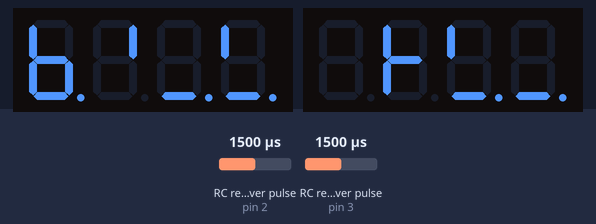
The sketch below on a simulated Arduino Uno, built with avr-gcc and run on an emulated ATmega328P. On the bench: 2 × 4-digit seven-segment display. Wiring (inferred from the names in the program): 2 × RC receiver channel: data pin 2 / data pin 3; HT16K33 LED driver at I2C address 0x70; HT16K33 LED driver at I2C address 0x71. The test bench sets the inputs (shaded band); at power-on: RC receiver pulse (sensors on pin 2, pin 3) 1500 µs. Random numbers use the default seed unless the sketch sets one; what the sketch prints to the serial monitor is not drawn.

Above: at 1.2 s.
1.3 s: RC receiver pulse (sensor on pin 2) set to 1020 µs
At 1.34 s:
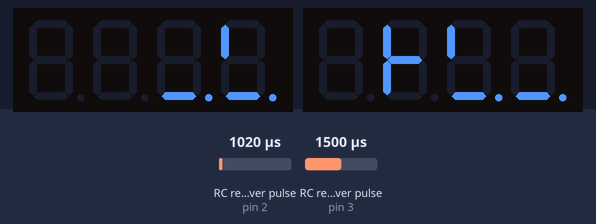
At 1.89 s:
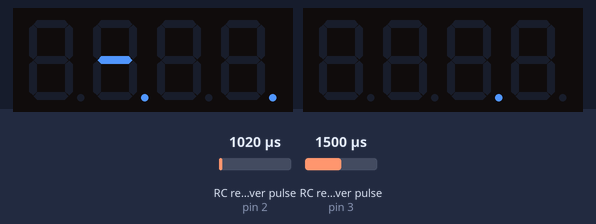
3.5 s: RC receiver pulse (sensor on pin 2) set to 1750 µs
At 3.5 s:
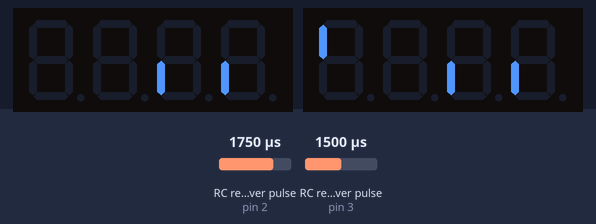
Timing chart, 0 to 3.6 s (numbered marks = the images above; inputs shaded):
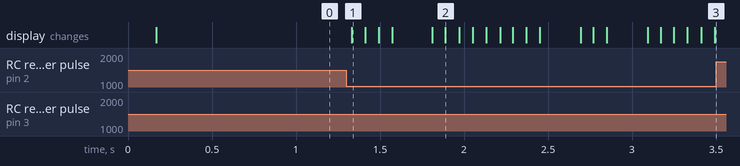

The sketch:

RobotEyes.ino
```cpp
// (licence header left out)
#include "config.h"
#include "RobotBrain.h"

RobotBrain brain = RobotBrain();

void setup() {
  #ifdef DEBUG
  Serial.begin(115200);
  #endif

  brain.init(LEFT_EYE_ADDR, RIGHT_EYE_ADDR);
}

void loop() {
  #if DEBUG
  unsigned long t = millis();
  #endif
  brain.run();
  #if DEBUG
  t = millis() - t;
  Serial.print("Brain run: ");
  Serial.print(t);
  Serial.println(" ms");
  #endif
}
```

RcController.cpp
```cpp
// (licence header left out)
#include "RcController.h"

#if MODE == MODE_RC

#ifdef THREE_STATE_CHANNEL
volatile unsigned long ts_timer_start;
volatile int ts_last_interrupt_time;
volatile int ts_pulse_time;
void tsProcessSignal()
{
    //record the interrupt time so that we can tell if the receiver has a signal from the transmitter
    ts_last_interrupt_time = micros();
    //if the pin has gone HIGH, record the microseconds since the Arduino started up
    if(digitalRead(THREE_STATE_CHANNEL) == HIGH)
    {
        ts_timer_start = micros();
    }
    //otherwise, the pin has gone LOW
    else
    {
        //only worry about this if the timer has actually started
        if(ts_timer_start != 0)
        {
            //record the pulse time
            ts_pulse_time = ((volatile int)micros() - ts_timer_start);
            //restart the timer
            ts_timer_start = 0;
        }
    }
}
#endif

#ifdef MOVE_1_CHANNEL
volatile unsigned long mv1_timer_start;
volatile int mv1_last_interrupt_time;
volatile int mv1_pulse_time;
void mv1ProcessSignal()
{
    //record the interrupt time so that we can tell if the receiver has a signal from the transmitter
    mv1_last_interrupt_time = micros();
    //if the pin has gone HIGH, record the microseconds since the Arduino started up
    if(digitalRead(MOVE_1_CHANNEL) == HIGH)
    {
        mv1_timer_start = micros();
    }
    //otherwise, the pin has gone LOW
    else
    {
        //only worry about this if the timer has actually started
        if(mv1_timer_start != 0)
        {
            //record the pulse time
            mv1_pulse_time = ((volatile int)micros() - mv1_timer_start);
            //restart the timer
            mv1_timer_start = 0;
        }
    }
}
#endif

#ifdef MOVE_2_CHANNEL
volatile unsigned long mv2_timer_start;
volatile int mv2_last_interrupt_time;
volatile int mv2_pulse_time;
void mv2ProcessSignal()
{
    //record the interrupt time so that we can tell if the receiver has a signal from the transmitter
    mv2_last_interrupt_time = micros();
    //if the pin has gone HIGH, record the microseconds since the Arduino started up
    if(digitalRead(MOVE_2_CHANNEL) == HIGH)
    {
        mv2_timer_start = micros();
    }
    //otherwise, the pin has gone LOW
    else
    {
        //only worry about this if the timer has actually started
        if(mv2_timer_start != 0)
        {
            //record the pulse time
            mv2_pulse_time = ((volatile int)micros() - mv2_timer_start);
            //restart the timer
            mv2_timer_start = 0;
        }
    }
}
#endif

void RcController::init() {
    m_last_controls = 0;
#ifdef THREE_STATE_CHANNEL
  Serial.println("Configuration du TS");
  attachInterrupt(digitalPinToInterrupt(THREE_STATE_CHANNEL), tsProcessSignal, CHANGE);
#endif
#ifdef MOVE_1_CHANNEL
  Serial.println("Configuration du Move1");
  attachInterrupt(digitalPinToInterrupt(MOVE_1_CHANNEL), mv1ProcessSignal, CHANGE);
#endif
#ifdef MOVE_2_CHANNEL
  Serial.println("Configuration du Move2");
  attachInterrupt(digitalPinToInterrupt(MOVE_2_CHANNEL), mv2ProcessSignal, CHANGE);
#endif
}
void RcController::run() {

}
unsigned long RcController::getControls() {
    unsigned long controls = CTRL_NONE;
    int pulse;

#ifdef THREE_STATE_CHANNEL
    #if DEBUG
    Serial.print("TS pulse: "); Serial.println(ts_pulse_time);
    #endif
    pulse = ts_pulse_time;
    if(pulse <= THREE_STATE_CHANNEL_LIMIT_WIN) {
        controls |= CTRL_WIN;
    } else if(pulse >= THREE_STATE_CHANNEL_LIMIT_LOST) {
        controls |= CTRL_LOST;
    } else {
        // Si les contrôles précédents étaient WIN ou LOST on émet une action de rédémarrage
        if(m_last_controls & (CTRL_WIN | CTRL_LOST)) {
            controls |= CTRL_START;
        }
    }
#endif

#if MOVE_MODE == MOVE_MODE_WHEELS
    int lMove = 0, rMove = 0;
    // Move1: Roue gauche
    #ifdef MOVE_1_CHANNEL
    #if DEBUG
    //Serial.print("MV1 pulse: "); Serial.println(mv1_pulse_time);
    #endif
    lMove = mv1_pulse_time - MOVE_1_CENTER;
    #endif
    // Move2: Roue droite
    #ifdef MOVE_2_CHANNEL
    #if DEBUG
    //Serial.print("MV2 pulse: "); Serial.println(mv2_pulse_time);
    #endif
    rMove = mv2_pulse_time - MOVE_2_CENTER;
    #endif

    // Si les deux roues avancent, alors on avance
    if(lMove > MOVE_1_LIMITS && rMove > MOVE_2_LIMITS) {
        controls |= CTRL_FORWARD;
    }
    // Si les deux roues reculent, alors on recule
    else if(lMove < MOVE_1_LIMITS && rMove < MOVE_2_LIMITS) {
        controls |= CTRL_BACKWARD;
    }

    // Si la roue gauche avance plus vite que la roue droite
    // ou que la roue droite recule plus vite que la roue gauche
    // => alors on tourne a droite
    if( (lMove - rMove > MOVE_1_LIMITS) || (rMove - lMove < MOVE_2_LIMITS) ) {
        controls |= CTRL_RIGHT;
    }
    // Si la roue droite avance plus vite que la roue gauche
    // ou que la roue gauche recule plus vite que la roue droite
    // => alors on tourne a gauche
    else if( (rMove - lMove > MOVE_2_LIMITS) || (lMove - rMove < MOVE_1_LIMITS) ) {
        controls |= CTRL_LEFT;
    }

#elif MOVE_MODE == MOVE_MODE_DIRECTION
    #if DEBUG
    //Serial.print("MV1 pulse: "); Serial.println(mv1_pulse_time);
    #endif
    // Move1: Avant/Arrière
    #ifdef MOVE_1_CHANNEL
    pulse = mv1_pulse_time;
    if( mv1_pulse_time < MOVE_1_CENTER - MOVE_1_LIMITS ) {
        controls |= CTRL_FORWARD;
    } else if( mv1_pulse_time > MOVE_1_CENTER + MOVE_1_LIMITS ) {
        controls |= CTRL_BACKWARD;
    }
    #endif
    // Move2: Gauche/Droite
    #ifdef MOVE_2_CHANNEL
    pulse = mv2_pulse_time;
    if( mv2_pulse_time < MOVE_2_CENTER - MOVE_2_LIMITS ) {
        controls |= CTRL_LEFT;
    } else if( mv2_pulse_time > MOVE_2_CENTER + MOVE_2_LIMITS ) {
        controls |= CTRL_RIGHT;
    }
    #endif
#elif MOVE_MODE == MOVE_MODE_ONE_WHEEL
    #if DEBUG
    //Serial.print("MV1 pulse: "); Serial.println(mv1_pulse_time);
    #endif
    // Move1: Quelque soit le déplacement on AVANCE
    #ifdef MOVE_1_CHANNEL
    pulse = mv1_pulse_time;
    if( (mv1_pulse_time < MOVE_1_CENTER - MOVE_1_LIMITS) || (mv1_pulse_time > MOVE_1_CENTER + MOVE_1_LIMITS) ) {
        controls |= CTRL_FORWARD;
    }
    #endif
#endif

    m_last_controls = controls;
    #if DEBUG
    Serial.print("Controls: "); Serial.println(controls, HEX);
    #endif
    return controls;
}

#endif
```

RcController.h
```cpp
// (licence header left out)
#ifndef RcController_h
#define RcController_h

#include <Arduino.h>
#include "config.h"
#include "RobotController.h"
#include "Utils.h"

/**
 * Contrôleur RC
 */
class RcController : public RobotController {
    private:
        unsigned long m_last_controls;
    public:
        virtual void init();
        virtual void run();
        virtual unsigned long getControls();
};

#endif // RcController_h
```

RobotBrain.cpp
```cpp
// (licence header left out)
#include <Arduino.h>

#include "config.h"
#include "RobotBrain.h"
#if MODE == MODE_JOYSTICK
#include "JoystickController.h"
#elif MODE == MODE_RC
#include "RcController.h"
#else
#include "DemoController.h"
#endif

/**
 * Constructeur
 */
RobotBrain::RobotBrain() {
  this->m_left = new RobotEye();
  this->m_right = new RobotEye();
#if MODE == MODE_JOYSTICK
  this->m_control = new JoystickController();
#elif MODE == MODE_RC
  this->m_control = new RcController();
#else
  this->m_control = new DemoController();
#endif
}

/**
 * Initialisation
 */
void RobotBrain::init(uint8_t left_addr, uint8_t right_addr) {
  randomSeed(analogRead(0));

  m_bstate = BSTATE_NONE;

  m_right->init(right_addr, EYE_RIGHT);
  m_left->init(left_addr, EYE_LEFT);

  m_control->init();

  m_timeline.reset();
  m_blinkTimeline.reset();
  m_feelingTimeline.reset();
}

/**
 * Inversions du sens des yeux
 */
void RobotBrain::reverseEyes() {
  m_right->reverse();
  m_left->reverse();
  RobotEye *tmp=m_right;
  m_right = m_left;
  m_left = tmp;
}

/**
 * Lecture des contrôles
 */
unsigned long RobotBrain::getControls() {
  m_controls = m_control->getControls();
  // Restaure les actions consommées qui ne sont plus actives
  m_actions |= ~m_controls & CTRL_MASK_ACTIONS;
  // Efface les actions consommées
  m_controls &= m_actions | ~CTRL_MASK_ACTIONS;
  return m_controls;
}

/**
 * Récupération d'une action
 */
unsigned long RobotBrain::getActions(unsigned long actions) {
  // Marque les actions consommées
  m_actions &= ~(m_controls & CTRL_MASK_ACTIONS & actions);
  // Extraction des actions
  return m_controls & actions & CTRL_MASK_ACTIONS;
}

/**
 * Robot a l'état NONE
 */
void RobotBrain::stateNone() {
  m_bstate = BSTATE_NONE;
  m_left->reset();
  m_right->reset();
  m_timeline.reset();
}

/**
 * Démarrage du robot
 */
void RobotBrain::stateStart() {
  m_bstate = BSTATE_START;
  m_left->isNormal();
  m_right->isNormal();
  m_left->open();
  m_right->open();
  m_timeline.reset();
}

/**
 * Arrêt du robot
 */
void RobotBrain::stateStop() {
  m_bstate = BSTATE_STOP;
  m_left->reset();
  m_right->reset();
  m_timeline.reset();
}

/**
 * Réveil le robot
 */
void RobotBrain::stateWakeup() {
  m_bstate = BSTATE_START;
  m_left->open();
  m_right->open();
}

/**
 * Le robot se met en attente
 */
void RobotBrain::stateWait() {
  m_bstate = BSTATE_WAIT;
  m_left->normal();
  m_right->normal();
  m_timeline.reset();
}

/**
 * Endors le robot
 */
void RobotBrain::stateSleep() {
  m_bstate = BSTATE_SLEEP;
  m_left->close();
  m_right->close();
}

/**
 * Le robot est choqué
 */
void RobotBrain::stateShocked() {
  m_bstate = BSTATE_SHOCKED;
  m_right->isNormal();
  m_left->isNormal();
  m_right->rolling();
  m_left->rolling();
  m_timeline.reset();
}

/**
 * Le robot s'ennuie
 */
void RobotBrain::stateBored() {
  m_bstate = BSTATE_BORED;
  m_left->blink();
  m_right->blink();
}

/**
 * Le robot est mort
 */
void RobotBrain::stateDead() {
  m_bstate = BSTATE_DEAD;
  m_left->dead();
  m_right->dead();
}

/**
 * Le robot a gagné
 */
void RobotBrain::stateWin() {
  m_bstate = BSTATE_WIN;
  m_left->win();
  m_right->win();
}

/**
 * Exécution du cerveau
 */
void RobotBrain::run() {
  // Traitement du contrôleur
  m_control->run();

  // Lecture des états
  unsigned long controls = getControls();
  long eyeState = getEyeState(m_right);
  long eyeFeeling = getEyeFeeling(m_right);
  long eyeAction = getEyeAction(m_right);

  // Inversion ?
  if(getActions(CTRL_REVERSE)) {
    reverseEyes();
  }

  // Traitement de l'état
  String state = "NONE";
  switch (m_bstate)
  {
    // Etat non défini
    case BSTATE_NONE:
      state="NONE";
      if(m_timeline.isTimePasted(2000) || controls & getActions(CTRL_ACTION1 | CTRL_START)) {
        stateStart();
      }
      break;
    // En cours de démarrage
    case BSTATE_START:
      state="START";
      if(eyeState != EYE_STATE_OPENING) {
        stateWait();
      }
      break;
    // En cours d'arrêt
    case BSTATE_STOP:
      state="STOP";
      if(eyeState == EYE_STATE_NONE) {
        m_bstate = BSTATE_NONE;
      }
      break;
    // En train de dormir
    case BSTATE_SLEEP:
      state="SLEEP";
      if(eyeState != EYE_STATE_CLOSING) {
        if(controls & getActions(CTRL_ACTION2 | CTRL_START)) {
          stateWakeup();
        } else if(controls & getActions(CTRL_ACTION1 | CTRL_STOP)) {
          stateStop();
        }
      }
      break;
    // En état d'attente
    case BSTATE_WAIT:
      state="WAIT";
      if(getActions(CTRL_SHOCK)) {
        stateShocked();
      } else if(getActions(CTRL_LOST | CTRL_ACTION2)) {
        stateDead();
      } else if(getActions(CTRL_WIN | CTRL_ACTION1)) {
        stateWin();
      } else if(getActions(CTRL_STOP)) {
        stateSleep();
      } else {
        bool changed = false;
        int lookAt = m_right->getLookAt();
        int newLookAt = EYE_LOOK_FORWARD;

        if(controls & CTRL_LEFT) {
          newLookAt = EYE_LOOK_LEFT;
        } else if(controls & CTRL_RIGHT) {
          newLookAt = EYE_LOOK_RIGHT;
        } else if((controls & 0xF0)==0) {
          newLookAt = EYE_LOOK_FORWARD;
        }
        if(lookAt != newLookAt) {
          changed = true;
          m_right->lookAt(newLookAt);
          m_left->lookAt(newLookAt);
        }

        if(controls & CTRL_FORWARD && eyeFeeling != EYE_FEELING_ANGRY) {
          changed = true;
          m_right->isAngry();
          m_left->isAngry();
        }else if(controls & CTRL_BACKWARD && eyeFeeling != EYE_FEELING_SCARED) {
          changed = true;
          m_right->isScared();
          m_left->isScared();
        }else if( (controls & 0xF)==0 && eyeFeeling != EYE_FEELING_NORMAL) {
          changed = true;
          m_right->isNormal();
          m_left->isNormal();
        }

        // Un changement a eu lieu ?
        if(changed) {
          m_timeline.reset();
        } else {
          if(m_timeline.isTimePasted(5000)) {
            stateBored();
          }
        }
      }
      break;
    // Etat de choc
    case BSTATE_SHOCKED:
      state="SHOCKED";
      if(eyeAction != EYE_ACTION_ROLLING || m_timeline.isTimePasted(1500)) {
        stateWait();
      }
      break;
    // Ennui
    case BSTATE_BORED:
      state = "BORED";
      if(eyeState != EYE_STATE_BLINKING) {
        stateWait();
      }
      break;
    // Le robot est mort
    case BSTATE_DEAD:
      state = "DEAD";
      if(getActions(CTRL_ACTION1 | CTRL_ACTION2 | CTRL_START)) {
        stateNone();
      }
      break;
    // Le robot a gagné
    case BSTATE_WIN:
      state = "WIN";
      if(getActions(CTRL_ACTION1 | CTRL_ACTION2 | CTRL_START)) {
        stateNone();
      }
      break;
  }
#if DEBUG
  Serial.print("Brain state: "); Serial.println(state);
#endif

  // Traitement des yeux
  m_right->run();
  m_left->run();

}
```

RobotBrain.h
```cpp
// (licence header left out)
#ifndef RobotBrain_h
#define RobotBrain_h

#include "RobotController.h"
#include "RobotEye.h"

#define BSTATE_NONE     0x0000
#define BSTATE_START    0x0001
#define BSTATE_STOP     0x0002
#define BSTATE_WAIT     0x0003
#define BSTATE_SLEEP    0x0004
#define BSTATE_SHOCKED  0x0005
#define BSTATE_BORED    0x0006
#define BSTATE_DEAD     0x0007
#define BSTATE_WIN      0x0008

#define MOVE_NONE     0x0000
#define MOVE_FORWARD  0x0001
#define MOVE_BACKWARD 0x0002
#define MOVE_LEFT     0x0010
#define MOVE_RIGHT    0x0020
#define SHOCK         0x0100
#define ACTION1       0x0200

/**
 * Cerveau du robot
 */
class RobotBrain {
  private:
    RobotEye *m_left;
    RobotEye *m_right;
    RobotController *m_control;
    Timeline m_timeline;
    Timeline m_blinkTimeline;
    Timeline m_feelingTimeline;
    int m_bstate;
    unsigned long m_controls, m_actions;

#if MODE == MODE_JOYSTICK
    int controllerState;
#endif
  protected:
    void reverseEyes();
#if MODE == MODE_DEMO
    void runDemo();
#elif MODE == MODE_JOYSTICK
    int getMovement();
    void runController();
#endif

    void stateNone();
    void stateStart();
    void stateStop();
    void stateWakeup();
    void stateSleep();
    void stateWait();
    void stateShocked();
    void stateBored();
    void stateDead();
    void stateWin();

    unsigned long getControls();
    unsigned long getActions(unsigned long actions);

  public:
    RobotBrain();

    void init(uint8_t left_addr, uint8_t right_addr);

    void run();
};

#endif // RobotBrain_h
```

RobotController.h
```cpp
// (licence header left out)
#ifndef RobotController_h
#define RobotController_h

#define CTRL_NONE           0x00000000
#define CTRL_FORWARD        0x00000001
#define CTRL_BACKWARD       0x00000002
#define CTRL_LEFT           0x00000010
#define CTRL_RIGHT          0x00000020
#define CTRL_REVERSE        0x00000100
#define CTRL_SHOCK          0x00010000
#define CTRL_WIN            0x00020000
#define CTRL_LOST           0x00040000
#define CTRL_START          0x00080000
#define CTRL_STOP           0x00100000
#define CTRL_ACTION1        0x10000000
#define CTRL_ACTION2        0x20000000

#define CTRL_MASK_ACTIONS   0xFFFFFF00uL

/**
 * Contrôleur de robot
 */
class RobotController {
    public:
        // Initialisation du contrôleur
        virtual void init() = 0;
        // Exécution du contrôleur
        virtual void run() = 0;
        // Récupération des informations de contrôle
        virtual unsigned long getControls() = 0;
};

#endif // RobotController_h
```

Utils.cpp
```cpp
// (licence header left out)
#include <Arduino.h>

#include "Utils.h"

/**
 * Constructeur
 */
Timeline::Timeline() {
  reset();
}

/**
 * Réinitialisation des compteurs
 */
void Timeline::reset() {
  m_time = millis();
  m_elapsed = 0;
}

/**
 * Retour le temps passé actuel
 */
unsigned long Timeline::getElapsed() {
  unsigned long ms = millis();
  m_elapsed += ms - m_time;
  m_time = ms;
  return m_elapsed;
}

/**
 * Indique si temps espéré est passé
 *
 * Le temps passé est recalculé
 */
bool Timeline::isTimePasted(unsigned long expected) {
  unsigned long et = getElapsed();
  if( et >= expected ) {
    et -= expected;
    m_elapsed = et;
    return true;
  }
  return false;
}

/**
 * Compte le nombre de fois que le temps espéré est passé
 *
 * Le temps passé est recalculé
 */
unsigned long Timeline::timePasted(unsigned long expected) {
  unsigned long et = getElapsed();
  unsigned long count = 0;
  while( et >= expected ) {
    et -= expected;
    count++;
  }
  m_elapsed = et;
  return count;
}
```

Utils.h
```cpp
// (licence header left out)
#ifndef Utils_h
#define Utils_h

/**
 * Classe prenant en charge le temps qui passe
 */
class Timeline {
  private:
    unsigned long m_time;
    unsigned long m_elapsed;
  public:
    Timeline();

    /**
     * Réinitialisation des compteurs
     */
    void reset();

    /**
     * Retour le temps passé actuel
     */
    unsigned long getElapsed();

    /**
     * Indique si temps espéré est passé
     *
     * Le temps passé est recalculé
     */
    bool isTimePasted(unsigned long expected);

    /**
     * Compte le nombre de fois que le temps espéré est passé
     *
     * Le temps passé est recalculé
     */
    unsigned long timePasted(unsigned long expected);
};

#endif // Utils_h
```

Source omitted: RobotEye.cpp (10590 bytes), RobotEye.h (3992 bytes), eye_data.h (17564 bytes), config.h (2190 bytes)

Measured:
- after the input at 1.3 s, the display: changes at once (image 1)
